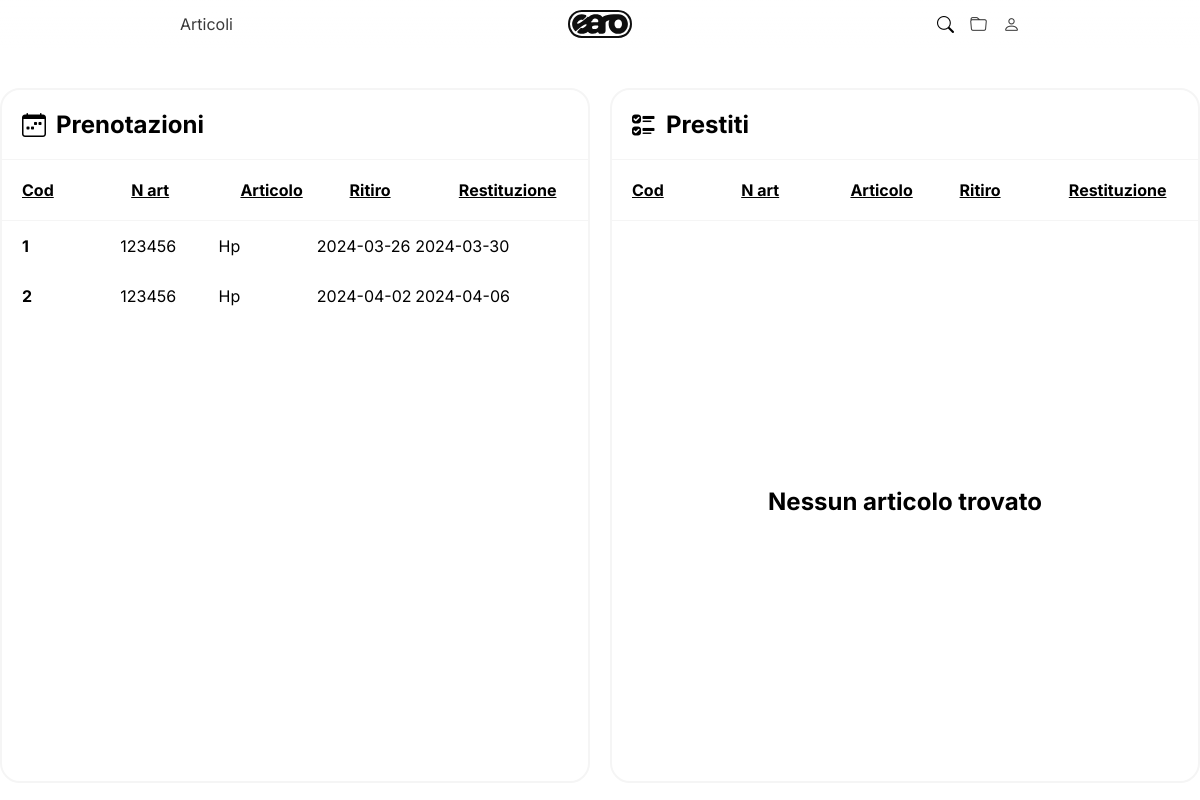
The app's page /php/prestitiprenotazioni.php (signed in) with its own data.
### tables this page shows
CREATE TABLE `prenotazioni` (
  `id_prenotazione` int(20) NOT NULL,
  `fk_articolo` int(20) NOT NULL,
  `fk_utente` int(20) NOT NULL,
  `data_ritiro` date NOT NULL,
  `data_restituzione` date NOT NULL
);

CREATE TABLE `articoli` (
  `id_articolo` int(11) NOT NULL,
  `numero_inventario` varchar(11) NOT NULL,
  `stato` set('disponibile','guasto','in prestito','prenotato') NOT NULL,
  `fk_categoria` int(11) NOT NULL,
  `fk_centro` int(11) NOT NULL,
  `nome` varchar(30) NOT NULL,
  `colore` varchar(20) NOT NULL,
  `img` varchar(100) NOT NULL,
  `descrizione` varchar(300) NOT NULL
);

### php/prestitiprenotazioni.php (the view, shortened to what this page needs)
<html>
<head>
    <link rel="stylesheet" type="text/css" href="../css/user.css">
    <link rel="stylesheet" type="text/css" href="../css/general.css">
</head>
<body>
    <nav class="navbar">
        <div class="container">
            <div class="navbar-links-left">
                <a href="./articoli.php">Articoli</a>
            </div>
            <div class="navbar-logo">
                <a href="../index.php"><img src="../img/logo/logo-black.svg" /></a>
            </div>
            <div class="navbar-icons">
                <form id="searchForm" action="./search.php" method="GET">
                    <div class="search-container">
                        <i id="searchIcon" class="bi bi-search"></i>
                    </div>
                </form>
                <?php
                if(isset($_SESSION['user_id'])) {
                    echo '<a href="./prestitiprenotazioni.php"><i class="bi bi-folder"></i></a>
                          <a href="./user.php"><i class="bi bi-person"></i></a>';
                } else {
                    echo '<button class="button-21" role="button" onclick="window.location.href=\'../html/login.html\'">Accedi</button>';
                }
                ?>
            </div>
        </div>
    </nav>
    <section>
        <div class="col-pres">
            <div class="row">
                <div class="account-box">
                    <div class="box-title art">
                        <i class="bi bi-calendar-week icon-title"></i>
                        <h1>Prenotazioni</h1>
                    </div>
                    <div class="line"></div>
                    <div class="box-data top-tab">
                        <p><u><strong>Cod</strong></u></p>
                        <p><u><strong>N art</strong></u></p>
                        <p><u><strong>Articolo</strong></u></p>
                        <p><u><strong>Ritiro</strong></u></p>
                        <p><u><strong>Restituzione</strong></u></p>
                    </div>
                    <div class="line"></div>
                    <div class="scrollable-section">
                        <?php
                            require_once './db.php';
                            if (isset($_SESSION['user_id'])) {
                                $idutente = $_SESSION['user_id'];
                                $sql = "SELECT * FROM prenotazioni WHERE fk_utente = ?";
                                $stmt = $conn->prepare($sql);
                                $bindResult = $stmt->bind_param("i", $idutente);
                                $executeResult = $stmt->execute();
                                $result = $stmt->get_result();
                                if ($result->num_rows > 0) {
                                    while ($row = $result->fetch_assoc()) {
                                        $idprenotazione = $row['id_prenotazione'];
                                        $fk_articolo = $row['fk_articolo'];
                                        $dataritiro = $row['data_ritiro'];
                                        $datarestituzione = $row['data_restituzione'];
                                        $sql = "SELECT * FROM articoli WHERE id_articolo = ?";
                                        $stmt = $conn->prepare($sql);
                                        $bindResult = $stmt->bind_param("i", $fk_articolo);
                                        $executeResult = $stmt->execute();
                                        $resultArticolo = $stmt->get_result();
                                        $rowArticolo = $resultArticolo->fetch_assoc();
                                        echo '<div class="box-data">
                                                <div class="articolo">
                                                    <p><strong>'.$idprenotazione.'</strong></p>
                                                    <p>'.$rowArticolo['numero_inventario'].'</p>
                                                    <p>'.ucfirst($rowArticolo['nome']).'</p>
                                                    <p>'.$dataritiro.'</p>
                                                    <p>'.$datarestituzione.'</p>
                                                </div>
                                            </div>';
                                    }
                                } else {
                                    echo "<div class='no-data'><strong><p>Nessun articolo trovato</p></strong></div>";
                                }
                            } else {
                                header('Location: login.php');
                            }
                        ?>
                    </div>
                </div>
                <div class="account-box prest-pren-margin">
                    <div class="box-title art">
                        <i class="bi bi-ui-checks icon-title"></i>
                        <h1>Prestiti</h1>
                    </div>
                    <div class="line"></div>
                    <div class="box-data top-tab">
                        <p><u><strong>Cod</strong></u></p>
                        <p><u><strong>N art</strong></u></p>
                        <p><u><strong>Articolo</strong></u></p>
                        <p><u><strong>Ritiro</strong></u></p>
                        <p><u><strong>Restituzione</strong></u></p>
                    </div>
                    <div class="line"></div>
                    <div class="scrollable-section">
                        <?php
                            require_once './db.php';
                            if (isset($_SESSION['user_id'])) {
                                $idutente = $_SESSION['user_id'];
                                $sql = "SELECT * FROM prestiti WHERE fk_utente = ?";
                                $stmt = $conn->prepare($sql);
                                $bindResult = $stmt->bind_param("i", $idutente);
                                $executeResult = $stmt->execute();
                                $result = $stmt->get_result();
                                if ($result->num_rows > 0) {
                                    while ($row = $result->fetch_assoc()) {
                                        $idprenotazione = $row['id_prestito'];
                                        $fk_articolo = $row['fk_articolo'];
                                        $dataritiro = $row['data_inizio_prestito'];
                                        $datascadenza = $row['data_scadenza_prestito'];
                                        $datarestituzione = $row['data_restituzione'];
                                        $sql = "SELECT * FROM articoli WHERE id_articolo = ?";
                                        $stmt = $conn->prepare($sql);
                                        $bindResult = $stmt->bind_param("i", $fk_articolo);
                                        $executeResult = $stmt->execute();
                                        $resultArticolo = $stmt->get_result();
                                        $rowArticolo = $resultArticolo->fetch_assoc();
                                        echo '<div class="box-data">
                                                <div class="articolo">
                                                    <p><strong>'.$idprestito.'</strong></p>
                                                    <p>'.$rowArticolo['numero_inventario'].'</p>
                                                    <p>'.ucfirst($rowArticolo['nome']).'</p>
                                                    <p>'.$dataritiro.'</p>
                                                    <p>'.$datascadenza.'</p>';
                                                    if (!empty($datarestituzione)) {
                                                        echo '<p>'.$datarestituzione.'</p>';
                                                    }
                                        echo '  </div>
                                            </div>';
                                    }
                                } else {
                                    echo "<div class='no-data'><strong><p>Nessun articolo trovato</p></strong></div>";
                                }
                            } else {
                                header('Location: login.php');
                            }
                        ?>
                    </div>
                </div>
            </div>
        </div>
    </section>
</body>
</html>

### css/user.css (style rules this page uses)
.account-box { border-radius: 20px; border: 2px solid #f5f5f5; display: flex; flex-direction: column; align-items: start; width: 50%; height: auto; }
.line { height: 1px; background-color: #f5f5f5; width: 100%; }
.row { display: flex; justify-content: space-between; align-items: center; flex-direction: row; width: 100%; max-width: 1300px; }
.col-pres { display: flex; justify-content: center; align-items: center; flex-direction: column; width: 100%; padding-top: 40px; }
.box-title { display: flex; justify-content: space-between; align-items: center; flex-direction: row; width: calc(100% - 50px); margin: 20px; }
.box-title h1 { font-size: 24px; margin: 0; }
.art { justify-content: start; }
.icon-title { margin-right: 10px; font-size: 24px; }
.box-data { display: flex; flex-direction: row; justify-content: space-between; align-items: start; width: calc(100% - 40px); margin: 0 20px; height: auto; }
.articolo p { margin: 0; }
.box-data p { width: 100%; margin: 0; }
.prest-pren-margin { margin-left: 20px; }
.articolo { display: flex; flex-direction: row; justify-content: space-between; align-items: center; width: 90%; margin: 15px 0; }
.top-tab { margin: 20px 20px; display: flex; flex-direction: row; justify-content: space-between; align-items: center; }
.scrollable-section { overflow-y: auto; height: 70vh; width: 100%; }
.no-data { display: flex; justify-content: center; align-items: center; flex-direction: column; width: 100%; height: 100%; font-size: 24px; }

### css/general.css (style rules this page uses)
html, body { margin: 0px; font-family: "Inter"; }
.navbar { background: rgb(255, 255, 255); background: linear-gradient(180deg, rgba(255, 255, 255, 1) -15%, rgba(255, 255, 255, 0) 130%); backdrop-filter: blur(20px); padding: 0 15vw; position: sticky; overflow: hidden; top: 0; z-index: 9999; height: 48px; align-items: center; display: flex; justify-content: center; }
.container { display: flex; justify-content: space-between; align-items: center; max-width: 1024px; }
.navbar-links-left { width: 30vw; display: flex; gap: 32px; }
.navbar a { color: #3a3a3a; text-decoration: none; }
.navbar-logo { flex-grow: 1; text-align: center; width: 10vw; }
.navbar-logo img { height: 28px; width: auto; }
.navbar-icons { display: flex; justify-content: flex-end; width: 30vw; height: 20px; gap: 16px; align-items: center; }
.navbar-icons i { align-items: center; font-size: 17px; }
.search-container { position: relative; }
#searchform { right: 0; top: 0; bottom: 0; left: 0; height: 0%; }

### records on screen
prenotazioni: id_prenotazione "1", articoli.numero_inventario "123456", articoli.nome "Hp", data_ritiro "2024-03-26", data_restituzione "2024-03-30"
prenotazioni: id_prenotazione "2", articoli.numero_inventario "123456", articoli.nome "Hp", data_ritiro "2024-04-02", data_restituzione "2024-04-06"
